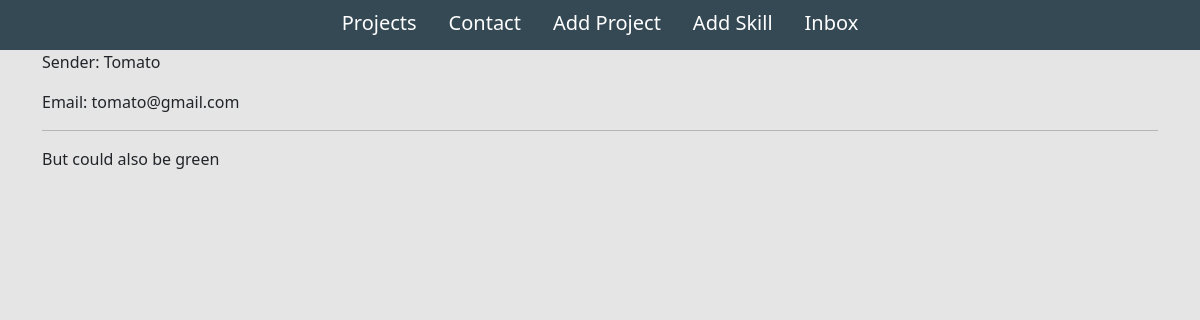
The app's page /message/103290a3-6158-4e90-9a31-3cb835890408/ (signed in) with its own data.
### base/models.py (models this page shows, shortened)
class Message(models.Model):
    name = models.CharField(max_length=200)
    email = models.CharField(max_length=200)
    subject = models.CharField(max_length=200)
    body = models.TextField()
    is_read = models.BooleanField(default=False)
    created = models.DateTimeField(auto_now_add=True)
    id = models.UUIDField(default=uuid.uuid4, unique=True, primary_key=True, editable=False)

### base/views.py (the view)
# urls.py: path('message/<str:pk>/', views.messagePage, name='message'),
def messagePage(request, pk):
    message = Message.objects.get(id=pk)
    message.is_read = True
    message.save()
    context = {'message': message}
    return render(request, 'base/message.html', context)

### base/templates/base/message.html
{% extends "base/main.html" %}
{% load static %}
{% block content %}
    <div class="container">
    <p>Sender: {{message.name}}</p>
    <p>Email: {{message.email}}</p>
    <hr>
    <p>{{message.body}}</p>
    </div>
{% endblock content %}

### static/styles/main.css (style rules this page uses)
body { background-color: #e5e5e5 !important; }

### records on screen
Message: name "Tomato", email "tomato@gmail.com", body "But could also be green"
